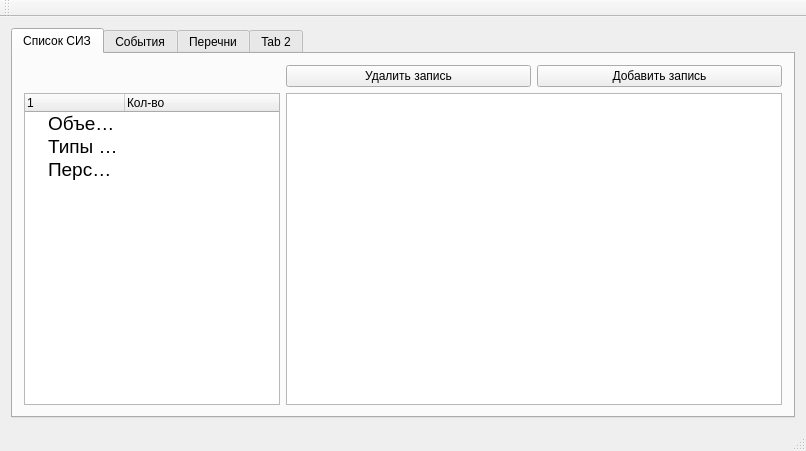
<?xml version="1.0" encoding="UTF-8"?>
<ui version="4.0">
 <class>MainSizWindow</class>
 <widget class="QMainWindow" name="MainSizWindow">
  <property name="geometry">
   <rect>
    <x>0</x>
    <y>0</y>
    <width>806</width>
    <height>451</height>
   </rect>
  </property>
  <property name="sizePolicy">
   <sizepolicy hsizetype="Expanding" vsizetype="Expanding">
    <horstretch>0</horstretch>
    <verstretch>0</verstretch>
   </sizepolicy>
  </property>
  <property name="windowTitle">
   <string> Журнал СИЗ</string>
  </property>
  <property name="windowIcon">
   <iconset resource="resourse.qrc">
    <normaloff>:/new/icon/icon.svg</normaloff>:/new/icon/icon.svg</iconset>
  </property>
  <widget class="QWidget" name="centralWidget">
   <property name="sizePolicy">
    <sizepolicy hsizetype="Expanding" vsizetype="Expanding">
     <horstretch>0</horstretch>
     <verstretch>0</verstretch>
    </sizepolicy>
   </property>
   <layout class="QGridLayout" name="gridLayout_2">
    <item row="0" column="1">
     <widget class="QTabWidget" name="tabWidget">
      <property name="currentIndex">
       <number>0</number>
      </property>
      <widget class="QWidget" name="tab">
       <attribute name="title">
        <string>Список СИЗ</string>
       </attribute>
       <layout class="QGridLayout" name="gridLayout_3">
        <item row="0" column="1">
         <layout class="QHBoxLayout" name="horizontalLayout">
          <item>
           <widget class="QPushButton" name="pushButton_2">
            <property name="text">
             <string>Удалить запись</string>
            </property>
           </widget>
          </item>
          <item>
           <widget class="QPushButton" name="pushButton">
            <property name="text">
             <string>Добавить запись</string>
            </property>
           </widget>
          </item>
         </layout>
        </item>
        <item row="1" column="1">
         <widget class="QTableView" name="tableView"/>
        </item>
        <item row="1" column="0">
         <widget class="QTreeWidget" name="treeWidget">
          <property name="enabled">
           <bool>true</bool>
          </property>
          <property name="sizePolicy">
           <sizepolicy hsizetype="Fixed" vsizetype="Expanding">
            <horstretch>0</horstretch>
            <verstretch>0</verstretch>
           </sizepolicy>
          </property>
          <property name="showDropIndicator" stdset="0">
           <bool>false</bool>
          </property>
          <property name="iconSize">
           <size>
            <width>20</width>
            <height>20</height>
           </size>
          </property>
          <property name="wordWrap">
           <bool>false</bool>
          </property>
          <property name="headerHidden">
           <bool>false</bool>
          </property>
          <attribute name="headerVisible">
           <bool>true</bool>
          </attribute>
          <column>
           <property name="text">
            <string/>
           </property>
          </column>
          <column>
           <property name="text">
            <string>Кол-во</string>
           </property>
          </column>
          <item>
           <property name="text">
            <string>Объекты</string>
           </property>
           <property name="font">
            <font>
             <pointsize>14</pointsize>
            </font>
           </property>
           <property name="text">
            <string/>
           </property>
          </item>
          <item>
           <property name="text">
            <string>Типы СИЗ</string>
           </property>
           <property name="font">
            <font>
             <pointsize>14</pointsize>
            </font>
           </property>
           <property name="text">
            <string/>
           </property>
          </item>
          <item>
           <property name="text">
            <string>Персонал</string>
           </property>
           <property name="font">
            <font>
             <pointsize>14</pointsize>
            </font>
           </property>
           <property name="text">
            <string/>
           </property>
          </item>
         </widget>
        </item>
       </layout>
      </widget>
      <widget class="QWidget" name="tab_4">
       <attribute name="title">
        <string>События</string>
       </attribute>
       <layout class="QVBoxLayout" name="verticalLayout_2">
        <item>
         <layout class="QVBoxLayout" name="verticalLayout">
          <item>
           <widget class="QListView" name="listView"/>
          </item>
         </layout>
        </item>
       </layout>
      </widget>
      <widget class="QWidget" name="tab_3">
       <attribute name="title">
        <string>Перечни</string>
       </attribute>
       <layout class="QHBoxLayout" name="horizontalLayout_2"/>
      </widget>
      <widget class="QWidget" name="tab_2">
       <attribute name="title">
        <string>Tab 2</string>
       </attribute>
       <layout class="QGridLayout" name="gridLayout"/>
      </widget>
     </widget>
    </item>
   </layout>
  </widget>
  <widget class="QMenuBar" name="menuBar">
   <property name="geometry">
    <rect>
     <x>0</x>
     <y>0</y>
     <width>806</width>
     <height>22</height>
    </rect>
   </property>
  </widget>
  <widget class="QToolBar" name="mainToolBar">
   <attribute name="toolBarArea">
    <enum>TopToolBarArea</enum>
   </attribute>
   <attribute name="toolBarBreak">
    <bool>false</bool>
   </attribute>
  </widget>
  <widget class="QStatusBar" name="statusBar"/>
 </widget>
 <layoutdefault spacing="6" margin="11"/>
 <resources>
  <include location="resourse.qrc"/>
 </resources>
 <connections/>
</ui>
